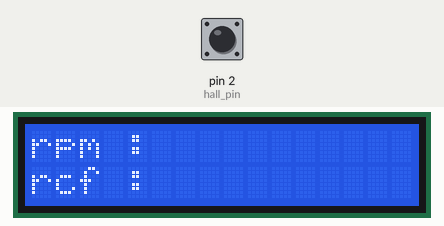
Simulated run of this sketch. Board: Arduino Uno, built with avr-gcc and run on an emulated ATmega328P. Shown: 16×2 character LCD. The inputs (shaded band) are chosen by the test bench; at power-on: pin 2 (hall_pin) HIGH. What the sketch prints to the serial monitor is not drawn.

Above: at 1.2 s.
1.3 s: pin 2 (hall_pin) pulsed LOW 5 times (0.12 s each, 0.3 s apart)
At 2.7 s:
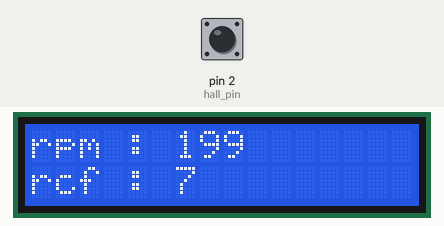
4.3 s: pin 2 (hall_pin) driven LOW
At 5.5 s:
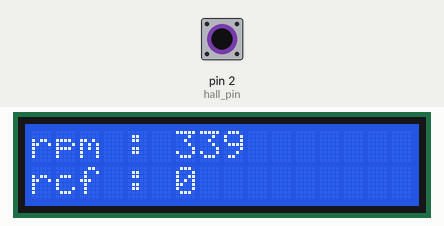
Timing chart, 0 to 7.3 s (numbered marks = the images above; inputs shaded):
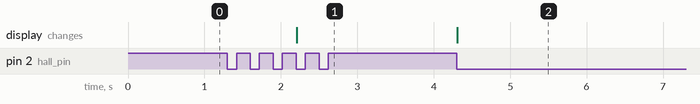

Measured:
- after the input at 1.3 s, the display: changes after 0.91 s (image 1)
- after the input at 4.3 s, the display: changes at once (image 2)

The sketch:

myRPM_lcd.ino
```cpp
//including the libraries (the LiquidCrystal_I2C library has been modified to work under linux by us)

#include "Wire.h" // For I2C
#include "LCD.h" // For LCD
#include "LiquidCrystal_I2C.h" // Added library*

//Set the pins on the I2C chip used for LCD connections
//ADDR,EN,R/W,RS,D4,D5,D6,D7
LiquidCrystal_I2C lcd(0x3E,2,1,0,4,5,6,7); // 0x3E is the I2C bus address of the backpack

// digital pin 2 is the hall effect sensor pin
int hall_pin = 2;

// radius of the wheel to compute the rcf
float radius_wheel = 17;

// We do  a gliding average on the last <meanSize> measures
// So the period of the wheek is stored in a array of size <meanSize>
const int meanSize = 1;
float lastMeasures[meanSize];
// We use a pointer to move in this array
int pointer = 0;

// on_state is set to true when the sensor sense the magnet
// it is used by the arduino to know when it is sensing the magnet for the 1st time
bool on_state = false;


void setup() {
  // initialize serial communication at 9600 bits per second:
  Serial.begin(115200);
  // make the hall pin an input:
  pinMode(hall_pin, INPUT);

  // Set off LCD module
   lcd.begin (16,2); // 16 x 2 LCD module
   lcd.setBacklightPin(3,POSITIVE); // BL, BL_POL
   lcd.setBacklight(HIGH);


  lcd.print("rpm : ");
  lcd.setCursor(0, 1);
  lcd.print("rcf : ");
}

// start is the time in microsecond of the last time the sensor started sensing the magnet
float start = micros();

// we store the time in millisecond of the last time the lcd screen was refreshed
float time_last_refresh = millis();
float min_refresh_period = 2000;

void loop() {
  if (digitalRead(hall_pin)==0){ // if we sense the magnet
    if (on_state==false){// if we previously didn't sense it

      float now = micros();

      lastMeasures[pointer]= now-start;// we put the duration of one rotation in the array
      start = now;

      pointer +=1;// increment the pointer or put it to 0
      if (pointer == meanSize){
        pointer = 0;
        }
      on_state = true;//put in memory that we are sensing the magnet

      if ((millis()-time_last_refresh)>min_refresh_period){
        //if duration since the last refresh of the screen is bigger than 0.5 sec
        mean_speed(); //refresh the screen
        time_last_refresh = millis();
        }

    }
  } else{
    on_state = false;
  }
}

void printLastMeasures(){// print the data array values separated by a comma
  for (int i=0;i<meanSize;i++){
    Serial.print(lastMeasures[i]);
    Serial.print(",");
    }
    Serial.println("");
  }

void mean_speed(){
  // compute the mean of the values
  float sum = 0;
  for (int i=0;i<meanSize;i++){
    sum += lastMeasures[i];
    }

  // compute the rpm and rcf
  float duration_mili = sum/meanSize;
  float rpm = 60000000/duration_mili;
  float rcf = 1.118 * rpm*rpm*radius_wheel/100000;

  //print everything on the lcd screen
  Serial.println(rpm );
  lcd.setCursor(6, 0);
  lcd.print(int(rpm));
  //second line
  lcd.setCursor(6, 1);
  lcd.print(int(rcf));
  }
```
